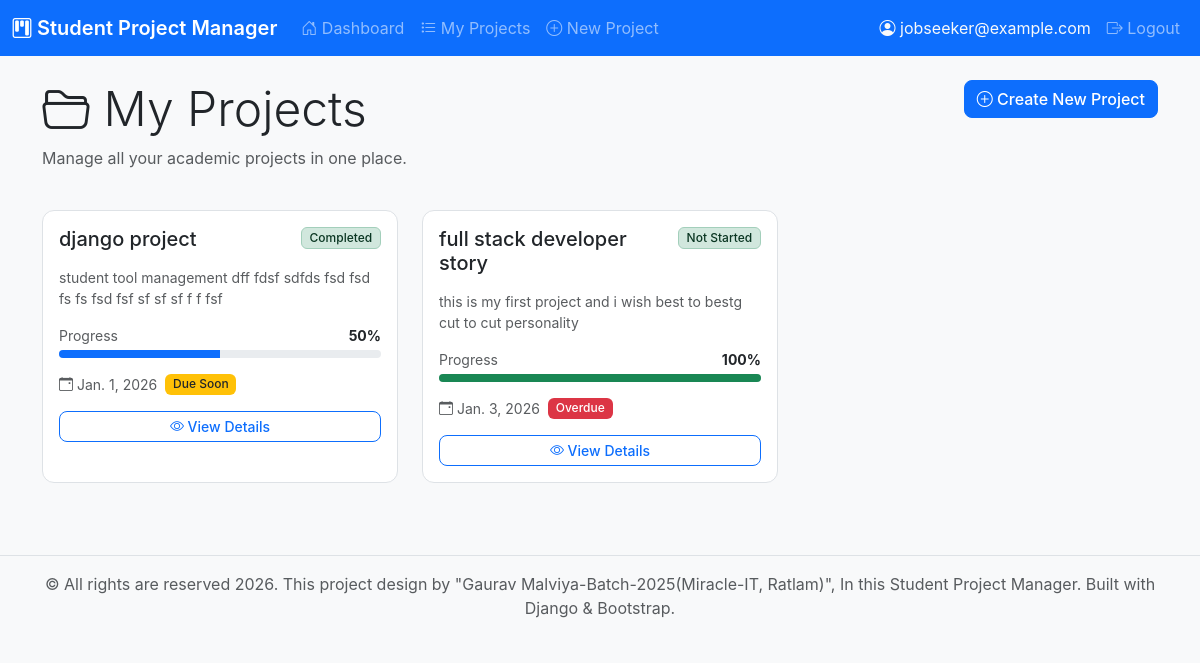
Page /projects/ (signed in) on the committed database.
### projects/models.py (models this page shows, shortened)
class Project(models.Model):
    STATUS_CHOICES = [
        ('not_started', 'Not Started'),
        ('in_progress', 'In Progress'),
        ('completed', 'Completed'),
    ]
    user = models.ForeignKey(User, on_delete=models.CASCADE, related_name='projects')
    title = models.CharField(max_length=200)
    description = models.TextField()
    deadline = models.DateField()
    status = models.CharField(max_length=20, choices=STATUS_CHOICES, default='not_started')
    created_at = models.DateTimeField(auto_now_add=True)
    updated_at = models.DateTimeField(auto_now=True)
    class Meta:
        ordering = ['-created_at']
    @property
    def is_overdue(self):
        return self.deadline < timezone.now().date() and self.status != 'completed'
    @property
    def progress_percentage(self):
        total_tasks = self.tasks.count()
        if total_tasks == 0:
            return 0
        completed_tasks = self.tasks.filter(completed=True).count()
        return int((completed_tasks / total_tasks) * 100)
    @property
    def days_remaining(self):
        delta = self.deadline - timezone.now().date()
        return delta.days

### projects/views.py (the view)
# urls.py: path('projects/', views.project_list, name='project_list'),
@login_required
def project_list(request):
    projects = Project.objects.filter(user=request.user)
    return render(request, 'projects/project_list.html', {'projects': projects})

### templates/projects/project_list.html (shortened to what this page needs)
{% extends 'base.html' %}
{% block content %}
<div class="row mb-4">
    <div class="col">
        <h1 class="display-5"><i class="bi bi-folder2-open"></i> My Projects</h1>
        <p class="text-muted">Manage all your academic projects in one place.</p>
    </div>
    <div class="col-auto">
        <a href="{% url 'project_create' %}" class="btn btn-primary">
            <i class="bi bi-plus-circle"></i> Create New Project
        </a>
    </div>
</div>
{% if projects %}
    <div class="row g-4">
        {% for project in projects %}
        <div class="col-md-6 col-lg-4">
            <div class="card h-100 project-card">
                <div class="card-body">
                    <div class="d-flex justify-content-between align-items-start mb-3">
                        <h5 class="card-title mb-0">{{ project.title }}</h5>
                        <span class="badge bg-{{ project.status|yesno:'success,warning,secondary' }} text-{{ project.status|yesno:'success,warning,secondary' }}-emphasis bg-{{ project.status|yesno:'success,warning,secondary' }}-subtle border border-{{ project.status|yesno:'success,warning,secondary' }}-subtle">
                            {{ project.get_status_display }}
                        </span>
                    </div>
                    <p class="card-text text-muted small">{{ project.description|truncatewords:20 }}</p>
                    <div class="mb-3">
                        <div class="d-flex justify-content-between align-items-center mb-1">
                            <small class="text-muted">Progress</small>
                            <small class="fw-bold">{{ project.progress_percentage }}%</small>
                        </div>
                        <div class="progress" style="height: 8px;">
                            <div class="progress-bar {% if project.progress_percentage == 100 %}bg-success{% elif project.progress_percentage >= 50 %}bg-primary{% else %}bg-warning{% endif %}"
                                 style="width: {{ project.progress_percentage }}%"></div>
                        </div>
                    </div>
                    <div class="d-flex flex-wrap gap-2 mb-3">
                        <small class="text-muted">
                            <i class="bi bi-calendar-event"></i> {{ project.deadline }}
                        </small>
                        {% if project.is_overdue %}
                        <span class="badge bg-danger">Overdue</span>
                        {% elif project.days_remaining <= 3 %}
                        <span class="badge bg-warning text-dark">Due Soon</span>
                        {% endif %}
                    </div>
                    <div class="d-grid gap-2">
                        <a href="{% url 'project_detail' project.pk %}" class="btn btn-sm btn-outline-primary">
                            <i class="bi bi-eye"></i> View Details
                        </a>
                    </div>
                </div>
            </div>
        </div>
        {% endfor %}
    </div>
{% endif %}
{% endblock %}

### templates/base.html (shortened to what this page needs)
<!DOCTYPE html>
<html lang="en">
<head>
    <link href="https://cdn.jsdelivr.net/npm/bootstrap@5.3.2/dist/css/bootstrap.min.css" rel="stylesheet">
    <link rel="stylesheet" href="https://cdn.jsdelivr.net/npm/bootstrap-icons@1.11.2/font/bootstrap-icons.min.css">
    {% load static %}
    <link rel="stylesheet" href="{% static 'css/style.css' %}">
</head>
<body>
    <nav class="navbar navbar-expand-lg navbar-dark bg-primary">
        <div class="container-fluid">
            <a class="navbar-brand" href="{% url 'dashboard' %}">
                <i class="bi bi-kanban"></i> Student Project Manager
            </a>
            <div class="collapse navbar-collapse" id="navbarNav">
                {% if user.is_authenticated %}
                <ul class="navbar-nav me-auto">
                    <li class="nav-item">
                        <a class="nav-link" href="{% url 'dashboard' %}">
                            <i class="bi bi-house-door"></i> Dashboard
                        </a>
                    </li>
                    <li class="nav-item">
                        <a class="nav-link" href="{% url 'project_list' %}">
                            <i class="bi bi-list-task"></i> My Projects
                        </a>
                    </li>
                    <li class="nav-item">
                        <a class="nav-link" href="{% url 'project_create' %}">
                            <i class="bi bi-plus-circle"></i> New Project
                        </a>
                    </li>
                </ul>
                <ul class="navbar-nav">
                    <li class="nav-item">
                        <span class="nav-link text-light">
                            <i class="bi bi-person-circle"></i> {{ user.username }}
                        </span>
                    </li>
                    <li class="nav-item">
                        <a class="nav-link" href="{% url 'logout' %}">
                            <i class="bi bi-box-arrow-right"></i> Logout
                        </a>
                    </li>
                </ul>
                {% endif %}
            </div>
        </div>
    </nav>
    <main class="py-4">
        <div class="container">
            {% block content %}{% endblock %}
        </div>
    </main>
    <footer class="bg-light text-center text-muted py-3 mt-5">
        <div class="container">
            <p class="mb-0">&copy; All rights are reserved 2026. This project design by "Gaurav Malviya-Batch-2025(Miracle-IT, Ratlam)", In this Student Project Manager. Built with Django & Bootstrap.</p>
        </div>
    </footer>
</body>
</html>

### static/css/style.css (style rules this page uses)
:root { --bs-primary: #0d6efd; --bs-primary-rgb: 13, 110, 253; --bs-success: #198754; --bs-warning: #ffc107; --bs-danger: #dc3545; --bs-info: #0dcaf0; --bs-light: #f8f9fa; --bs-dark: #212529; --bs-gray-100: #f8f9fa; --bs-gray-200: #e9ecef; --bs-gray-300: #dee2e6; --bs-gray-400: #ced4da; --bs-gray-500: #adb5bd; --bs-gray-600: #6c757d; --bs-gray-700: #495057; --bs-gray-800: #343a40; --bs-gray-900: #212529; }
body { font-family: -apple-system, BlinkMacSystemFont, 'Segoe UI', Roboto, 'Helvetica Neue', Arial, sans-serif; background-color: var(--bs-gray-100); }
.project-card { transition: transform 0.2s, box-shadow 0.2s; border: 1px solid var(--bs-gray-300); }
.navbar-brand { font-weight: 600; font-size: 1.25rem; }
.card { border-radius: 12px; border: 1px solid var(--bs-gray-300); }
.btn { border-radius: 8px; font-weight: 500; }
.badge { font-weight: 500; padding: 0.35em 0.65em; border-radius: 6px; }
footer { margin-top: auto; border-top: 1px solid var(--bs-gray-300); }

### rows in the picture
Project: title "django project", status "Completed", description "student tool management dff fdsf sdfds fsd fsd fs fs fsd fsf sf sf sf f f fsf", progress_percentage "50", deadline "Jan. 1, 2026", shows "Due Soon"
Project: title "full stack developer story", status "Not Started", description "this is my first project and i wish best to bestg cut to cut personality", progress_percentage "100", deadline "Jan. 3, 2026", shows "Overdue"

### other values in the picture
{{ user.username }} "jobseeker@example.com"
